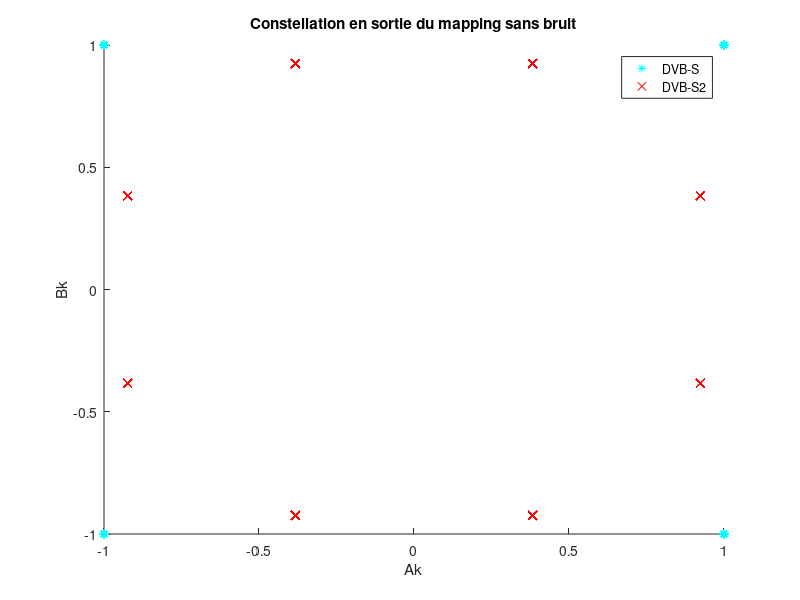

MATLAB code for this plot: (Note: this script raises an error after producing the figure.)
Rb=3000; % débit binaire
Fe = 6e3;

NBBITS=30000;
Bits=randi([0 1], NBBITS, 1);

EbN0_db=0:1:6; % rapport signal à bruit en Db
EbN0=10.^(EbN0_db/10); % en rapport


%% CONSTANTES FILTRES DVBS
ROLL_OFF=0.35;
L=10;
M=4; % ordre de la modulation


%% CONSTANTES FILTRES DVBS2
ROLL_OFF_s2=0.2;
L=10;
M_s2=8;

% Initialisation des constantes du programme
Te = 1 / Fe; % Temps d'échantillonage
Tb=1/Rb; % Temps binaire

Ts=Tb*log2(M); % Temps symbole QPSK
Ns=round(Ts/Te); % Facteur de sur-échantillonage

Ts_s2=Tb*log2(M_s2); % Temps symbole 8-PSK
Ns_s2=round(Ts_s2/Te);


%% MAPPING
% mapping de gray QPSK
% 0 0 -> I=-1, Q=-1
% 0 1 -> I=-1, Q=1
% 1 1 -> I=1, Q=1
% 1 0 -> I=1, Q=-1
Ak_qpsk = 2*Bits(1:2:end) - 1;
Bk_qpsk = 2*Bits(2:2:end) - 1;
Dk_qpsk = Ak_qpsk + 1i*Bk_qpsk;

% mapping de gray 8-PSK

Dk_s2 = zeros(NBBITS/log2(M_s2), 1);
for i=1:length(Dk_s2)
    j=1 + log2(M_s2)*(i-1);
    SymBits = Bits(j:j+2)';
    if SymBits == [0, 0, 0]
        Dk_s2(i) = exp(1i * pi/8 * 1);
    elseif SymBits == [1, 0, 0]
        Dk_s2(i) = exp(1i * pi/8 * 3);
    elseif SymBits == [1, 1, 0]
        Dk_s2(i) = exp(1i * pi/8 * 5);
    elseif SymBits == [0 1 0]
        Dk_s2(i) = exp(1i * pi/8 * 7);
    elseif SymBits == [0 1 1]
        Dk_s2(i) = exp(1i * pi/8 * 9);
    elseif SymBits == [1 1 1]
        Dk_s2(i) = exp(1i * pi/8 * 11);
    elseif SymBits == [1 0 1]
        Dk_s2(i) = exp(1i * pi/8 * 13);
    elseif SymBits == [0 0 1]
        Dk_s2(i) = exp(1i * pi/8 * 15);
    else
        sprintf("ERREUR");
    end
end

figure
hold on
plot(Ak_qpsk, Bk_qpsk, "c*")
plot(Dk_s2, "rx");
title("Constellation en sortie du mapping sans bruit")
xlabel("Ak")
ylabel("Bk")
legend("DVB-S", "DVB-S2");

%% MODULATEUR BANDE DE BASE
% dvbs
B = rcosdesign(ROLL_OFF, L, Ns, 'sqrt');
u = zeros(1, Ns);
u(1) = 1;
k_qpsk = kron(Dk_qpsk', u);
k_qpsk = [k_qpsk, zeros(1, Ns*L/2)];
h_qpsk=filter(B, 1, k_qpsk); % signal bande de base
h_qpsk=h_qpsk(L/2*Ns+1:end); % suppression des valeurs nulles à cause du retard du filtre

%dvbs2
B_s2 = rcosdesign(ROLL_OFF_s2, L, Ns_s2, 'sqrt');
u_s2 = zeros(1, Ns_s2);
u_s2(1) = 1;
k_s2 = kron(Dk_s2', u_s2);
k_s2 = [k_s2, zeros(1, Ns_s2*L/2)];
h_s2=filter(B_s2, 1, k_s2); % signal bande de base
h_s2=h_s2(Ns_s2*L/2+1:end); % suppression des valeurs nulles à cause du retard du filtre



%% Tracé des DSP
figure
hold on
dsp = pwelch(h_qpsk, [],[],[],Fe,'twosided');
ech_freq=linspace(-Fe/2, Fe/2, length(dsp));
semilogy(ech_freq, fftshift(dsp));
dsp = pwelch(h_s2, [],[],[],Fe,'twosided');
ech_freq=linspace(-Fe/2, Fe/2, length(dsp));
semilogy(ech_freq, fftshift(dsp));
legend('QPSK (DVB-S)', '8-PSK (DVB-S2)');
title('DSP')

TEB_qpsk = zeros(length(EbN0), 1); % vecteur des TEB
TEB_qpsk_th = zeros(length(EbN0), 1); % vecteur des TEB
TEB_8psk = zeros(length(EbN0), 1); % vecteur des TEB
TEB_8psk_th = zeros(length(EbN0), 1); % vecteur des TEB

for j=1:length(EbN0)
    ebn0 = EbN0(j);
    TEB_8psk_th(j) = 2 * qfunc(sqrt(2*3*EbN0(j))*sin(pi/M_s2)) / log2(M_s2); % Es=3*Eb et TEB=TES / log2(M);
    TEB_qpsk_th(j) = qfunc(sqrt(4*EbN0(j))*sin(pi/M)); % Es=2*Eb et TEB = TES/log2(M);



    h_bruite_qpsk = bruit_complexe(h_qpsk, Ns, M, ebn0);
    %h_bruite_8psk = bruit_complexe(h_s2, Ns_s2, M_s2, ebn0);
    h_bruite_8psk = h_s2;

    %% DEMODULATION QPSK BANDE DE BASE
    h_bruite_qpsk = [h_bruite_qpsk, zeros(1, L/2*Ns)];
    B = rcosdesign(ROLL_OFF, L, Ns, "sqrt");
    Hr = filter(B, 1, h_bruite_qpsk);
    Hr = Hr(L/2*Ns+1:end);

    %% Décision symboles
    seuilR = 0; % seuil sur la partie réelle
    seuilI = 0; % seuil sur la partie imaginaire
    Hr_ech = Hr(1:Ns:end);
    DecAk_qpsk = real(Hr_ech) > seuilR;
    DecBk_qpsk = imag(Hr_ech) < seuilI;


    BitsDecodes = zeros(NBBITS, 1);
    %% Dé-mapping
    for i=1:length(DecAk_qpsk)
       if DecAk_qpsk(i)
           BitsDecodes(2*i-1) = 1;
       end
       if DecBk_qpsk(i)
           BitsDecodes(2*i) = 1;
       end
    end
    TEB_qpsk(j) = sum(BitsDecodes ~= Bits) / NBBITS;


    %% DEMODULATION 8-PSK DVB-S2
    h_bruite_8psk = [h_bruite_8psk, zeros(1, L/2*Ns_s2)];
    B = rcosdesign(ROLL_OFF_s2, L, Ns_s2, "sqrt");
    Hr = filter(B, 1, h_bruite_8psk);
    Hr = Hr(L/2*Ns_s2+1:end);

    %% Décision symboles
    Hr_ech = Hr(1:Ns_s2:end);
    figure
    hold on
    plot(real(Hr_ech), imag(Hr_ech), "g*")
    title(strcat("Constellation pour Eb/N0=", strcat(num2str(EbN0_db(j)), "db")))
    xlabel("Ak")
    ylabel("Bk")

    Dec1 = real(Hr_ech) > 0; % partie réelle positive
    Dec2 = imag(Hr_ech) > 0; % partie imaginaire positive
    Dec3 = abs(real(Hr_ech)) > abs(imag(Hr_ech)); % partie réelle > partie imaginaire
    BitsDecodes_s2 = zeros(log2(M_s2)*length(Hr_ech), 1);
    for i=1:length(Hr_ech)
        w=1 + (i-1)*log2(M_s2);
        if Dec1(i) && Dec2(i) && Dec3(i)
            BitsDecodes_s2(w:w+2) = [0 0 0];
        elseif Dec1(i) && Dec2(i) && ~Dec3(i)
            BitsDecodes_s2(w:w+2) = [1 0 0];
        elseif ~Dec1(i) && Dec2(i) && Dec3(i)
            BitsDecodes_s2(w:w+2) = [0 1 0];
        elseif ~Dec1(i) && Dec2(i) && ~Dec3(i)
            BitsDecodes_s2(w:w+2) = [1 1 0];
        elseif Dec1(i) && ~Dec2(i) && Dec3(i)
            BitsDecodes_s2(w:w+2) = [0 0 1];
        elseif Dec1(i) && ~Dec2(i) && ~Dec3(i)
            BitsDecodes_s2(w:w+2) = [1 0 1];
        elseif ~Dec1(i) && ~Dec2(i) && Dec3(i)
            BitsDecodes_s2(w:w+2) = [0 1 1];
        else
            BitsDecodes_s2(w:w+2) = [1 1 1];
        end
    end

    TEB_8psk(j) = sum(BitsDecodes_s2 ~= Bits) / NBBITS;

end

%% Trace du TEB
figure 
hold on
semilogy(EbN0_db, TEB_qpsk_th, "g--*")
semilogy(EbN0_db, TEB_qpsk, "m-*")
semilogy(EbN0_db, TEB_8psk_th, "b--x")
semilogy(EbN0_db, TEB_8psk, "r-x")
legend("QPSK théorique", "QPSK exp", "8-PSK théorique", "8-PSK exp")
title("TEB en fonction du bruit")
xlabel("Eb/N0 (db)")
ylabel("TEB")
yscale('log')
grid("on")
xticks(EbN0_db)